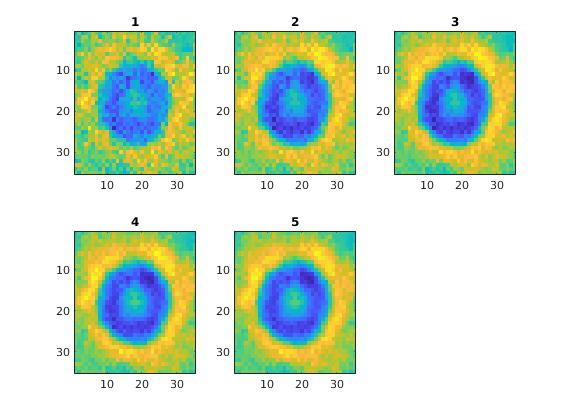
%> input picture lab2_submitted_version/code_and_images/Ex2_6Imgs_0_01.jpg, 570 x 420 px
$ octave --eval "result = gaussian_gradients(imread('../lab2_submitted_version/code_and_images/Ex2_6Imgs_0_01.jpg'));"   (GNU Octave 9; MATLAB toolbox functions it lacks are replaced by stand-ins)
%> lines starting %> are read from the running program, lines starting %| are printed output that depends on the picture
function [grad_x,grad_y] = gaussian_gradients(img)

    img_size = size(img);
%> img_size = [420 570 3]
    if numel(img_size)>2
        img = rgb2gray(img);
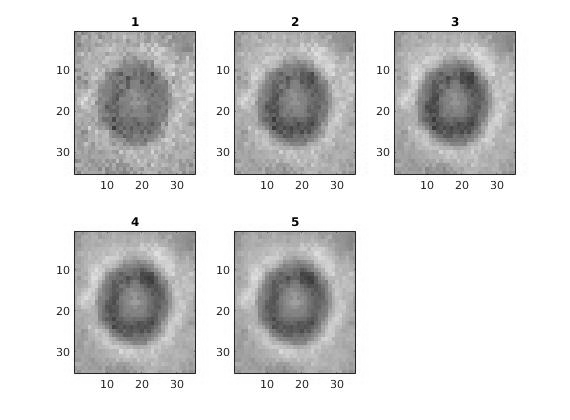
%> img: size 420x570 uint8; min 0, max 255, mean 217
    end
    %[row col] = size(img);
    img = double(img);
%> img: size 420x570 double
    [grad_x,grad_y] = gradient(img);
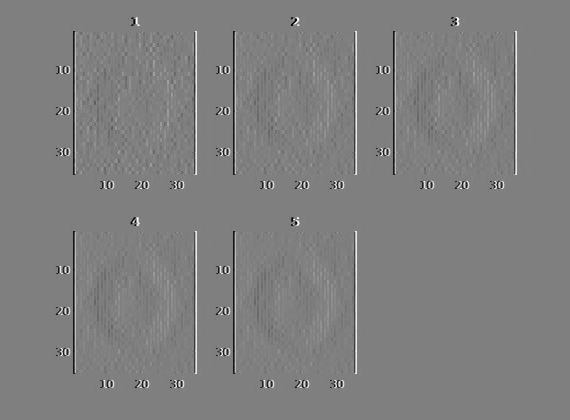
%> grad_x: size 420x570 double; min -127.5, max 127.5, mean 0; drawn with min black and max white
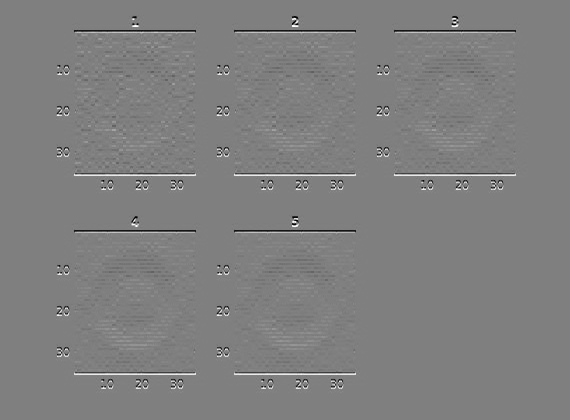
%> grad_y: size 420x570 double; min -127.5, max 127.5, mean 0; mean of the top-left, top-right, bottom-left and bottom-right quarters 0, 0, 0, 0; drawn with min black and max white


end
